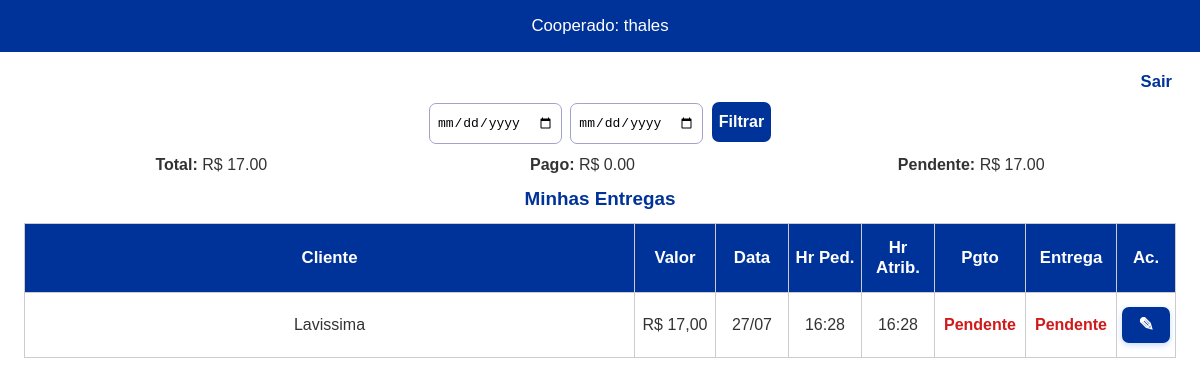
Page /painel_cooperado (signed in) on the earlier database version.
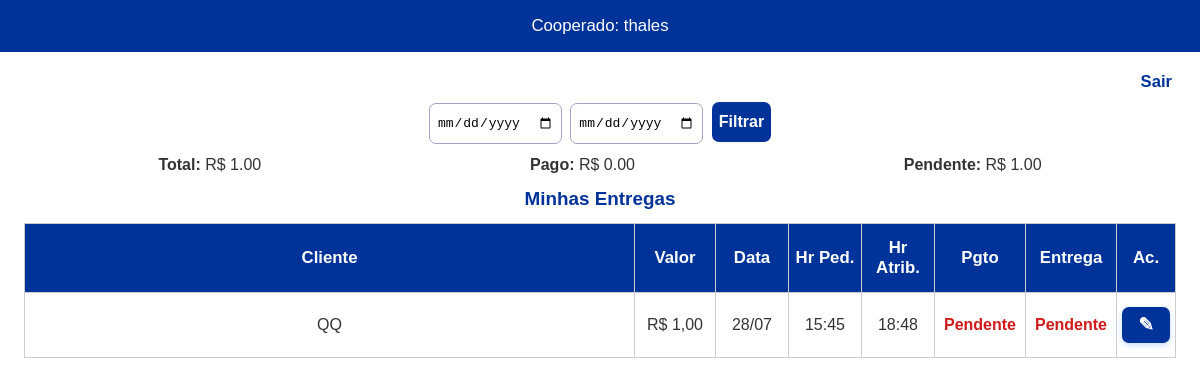
Same page on the later database version.
### app.py (models this page shows)
class Entrega(db.Model):
    id = db.Column(db.Integer, primary_key=True)
    cliente = db.Column(db.String(100), nullable=False)
    bairro = db.Column(db.String(50), nullable=False)
    valor = db.Column(db.Float, nullable=False)
    data_envio = db.Column(db.DateTime, nullable=False, default=datetime.utcnow)
    data_atribuida = db.Column(db.DateTime, nullable=True)
    cooperado_id = db.Column(db.Integer, db.ForeignKey('cooperado.id'), nullable=True)
    status_pagamento = db.Column(db.String(20), nullable=True)  # "Pago" ou "Pendente"
    status = db.Column(db.String(20), nullable=True)            # "recebido"/"pendente"
    cooperado = db.relationship('Cooperado', backref='entregas')

### app.py (the view)
@app.route('/painel_cooperado')
def painel_cooperado():
    if session.get('user_id') is None or session.get('is_admin'):
        return redirect(url_for('login'))
    user_id = session['user_id']
    inicio = request.args.get('inicio')
    fim = request.args.get('fim')
    query = Entrega.query.filter(Entrega.cooperado_id == user_id)
    if inicio:
        query = query.filter(Entrega.data_envio >= datetime.strptime(inicio, "%Y-%m-%d"))
    if fim:
        query = query.filter(Entrega.data_envio <= datetime.strptime(fim, "%Y-%m-%d") + timedelta(days=1))
    entregas = query.order_by(Entrega.data_envio.desc()).all()
    total_geral = sum(e.valor for e in entregas)
    total_pago = sum(e.valor for e in entregas if e.status_pagamento and e.status_pagamento.lower() == 'pago')
    total_pendente = total_geral - total_pago
    return render_template('painel_cooperado.html', entregas=entregas, total_geral=total_geral,
                           total_pago=total_pago, total_pendente=total_pendente, request=request)

### templates/painel_cooperado.html (shortened to what this page needs)
<!DOCTYPE html>
<html lang="pt-br">
<head>
</head>
<body>
    <header>
        Cooperado: {{ session['user_nome'] }}
    </header>
    <div class="container">
        <a class="logout" href="{{ url_for('logout') }}">Sair</a>
        <form method="get" class="filtros">
            <input type="date" name="inicio" value="{{ request.args.get('inicio', '') }}">
            <input type="date" name="fim" value="{{ request.args.get('fim', '') }}">
            <button type="submit">Filtrar</button>
        </form>
        <div class="estatisticas">
            <div><b>Total:</b> R$ {{ "%.2f"|format(total_geral or 0) }}</div>
            <div><b>Pago:</b> R$ {{ "%.2f"|format(total_pago or 0) }}</div>
            <div><b>Pendente:</b> R$ {{ "%.2f"|format(total_pendente or 0) }}</div>
        </div>
        <h2>Minhas Entregas</h2>
        <div class="table-container">
            <table>
                <thead>
                    <tr>
                        <th class="col-c">Cliente</th>
                        <th class="col-v">Valor</th>
                        <th class="col-d">Data</th>
                        <th class="col-hp">Hr Ped.</th>
                        <th class="col-ha">Hr Atrib.</th>
                        <th class="col-pg">Pgto</th>
                        <th class="col-e">Entrega</th>
                        <th class="col-a">Ac.</th>
                    </tr>
                </thead>
                <tbody>
                    {% for e in entregas %}
                    <tr>
                        <td class="col-c">{{ e.cliente }}</td>
                        <td class="col-v">R$ {{ '%.2f'|format(e.valor) | replace('.', ',') }}</td>
                        <td class="col-d">{{ e.data_envio.strftime('%d/%m') if e.data_envio else '-' }}</td>
                        <td class="col-hp">{{ e.data_envio.strftime('%H:%M') if e.data_envio else '-' }}</td>
                        <td class="col-ha">{{ e.data_atribuida.strftime('%H:%M') if e.data_atribuida else '-' }}</td>
                        <td class="col-pg">
                          <span class="{{ 'status-pago' if e.status_pagamento and e.status_pagamento|lower == 'pago' else 'status-pendente' }}">
                            {{ e.status_pagamento if e.status_pagamento else 'Pendente' }}
                          </span>
                        </td>
                        <td class="col-e">
                          <span class="{{ 'status-pago' if e.status == 'recebido' else 'status-pendente' }}">
                            {{ 'Entregue' if e.status == 'recebido' else 'Pendente' }}
                          </span>
                        </td>
                        <td class="col-a">
                            <a class="btn" href="{{ url_for('editar_entrega', id=e.id) }}">✎</a>
                        </td>
                    </tr>
                    {% else %}
                    <tr><td colspan="8">Nenhuma entrega encontrada.</td></tr>
                    {% endfor %}
                </tbody>
            </table>
        </div>
    </div>
</body>
</html>

### templates/painel_cooperado.html (style rules this page uses)
body { margin: 0; font-family: Arial, sans-serif; background: #fff; color: #333; }
header { background: #003399; color: #fff; padding: 1rem; text-align: center; font-size: 1.05rem; }
.container { padding: 8px 2vw; max-width: 100vw; margin: 0 auto; }
.logout { display: block; text-align: right; margin: 12px 4px 10px 0; color: #003399; text-decoration: none; font-weight: bold; font-size: 1.04em; }
h2 { color: #003399; text-align: center; font-size: 1.18rem; margin: 12px 0 8px 0; }
.estatisticas { font-size: 1em; margin: 3px 0 6px 0; display: flex; justify-content: space-around; }
.estatisticas div { margin: 2px 0; }
form.filtros { text-align: center; margin-bottom: 10px; }
form.filtros input, form.filtros button { margin: 0 2px; padding: 11px 7px; font-size: 1em; border-radius: 7px; border: 1.2px solid #a3a3c9; }
form.filtros button { background: #003399; color: #fff; border: none; font-weight: bold; }
.table-container { overflow-x: auto; margin-bottom: 12px; }
table { width: 100%; border-collapse: collapse; margin: 5px 0 0 0; font-size: 1em; min-width: 630px; }
th, td { border: 1px solid #ccc; padding: 14px 5px; text-align: center; }
th { background: #003399; color: #fff; font-size: 1.05em; }
.col-c { max-width: 85px; }
.col-v { width: 70px; }
.col-d, .col-hp, .col-ha { width: 62px; }
.col-pg, .col-e { width: 80px; }
.col-a { width: 48px; }
.status-pendente { color: #d11a1a; font-weight: bold; }
a.btn { padding: 7px 16px; background: #003399; color: #fff; text-decoration: none; border-radius: 7px; font-size: 1.17em; display: inline-block; font-weight: bold; box-shadow: 0 2px 6px #c3dafc; }

Differences in the rows shown:
changed Entrega "Pendente": cliente "Lavissima" → "QQ"; valor "17,00" → "1,00"; data_envio "27/07" → "28/07"; data_envio "16:28" → "15:45"; data_atribuida "16:28" → "18:48"
Other differences:
{{ "%.2f"|format(total_geral or 0) }}: "17.00" → "1.00"
{{ "%.2f"|format(total_pendente or 0) }}: "17.00" → "1.00"
